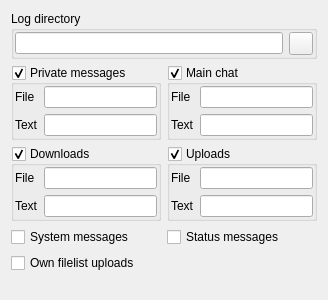
<?xml version="1.0" encoding="UTF-8"?>
<ui version="4.0">
 <class>UISettingsLog</class>
 <widget class="QWidget" name="UISettingsLog">
  <property name="geometry">
   <rect>
    <x>0</x>
    <y>0</y>
    <width>328</width>
    <height>300</height>
   </rect>
  </property>
  <property name="windowTitle">
   <string>Form</string>
  </property>
  <layout class="QGridLayout" name="gridLayout_5">
   <item row="0" column="0" colspan="2">
    <widget class="QGroupBox" name="groupBox_2">
     <property name="title">
      <string>Log directory</string>
     </property>
     <layout class="QGridLayout" name="gridLayout_6">
      <property name="margin">
       <number>1</number>
      </property>
      <item row="0" column="0">
       <widget class="QLineEdit" name="lineEdit_LOGDIR"/>
      </item>
      <item row="0" column="1">
       <widget class="QToolButton" name="toolButton_BROWSE">
        <property name="text">
         <string/>
        </property>
       </widget>
      </item>
     </layout>
    </widget>
   </item>
   <item row="1" column="0">
    <widget class="QGroupBox" name="groupBox_PM">
     <property name="title">
      <string>Private messages</string>
     </property>
     <property name="checkable">
      <bool>true</bool>
     </property>
     <layout class="QGridLayout" name="gridLayout">
      <property name="margin">
       <number>1</number>
      </property>
      <item row="0" column="0">
       <widget class="QLabel" name="label_5">
        <property name="text">
         <string>File</string>
        </property>
       </widget>
      </item>
      <item row="0" column="1">
       <widget class="QLineEdit" name="lineEdit_FILE_PMFMT"/>
      </item>
      <item row="1" column="0">
       <widget class="QLabel" name="label_2">
        <property name="text">
         <string>Text</string>
        </property>
       </widget>
      </item>
      <item row="1" column="1">
       <widget class="QLineEdit" name="lineEdit_PMFMT"/>
      </item>
     </layout>
    </widget>
   </item>
   <item row="1" column="1">
    <widget class="QGroupBox" name="groupBox_MAINCHAT">
     <property name="title">
      <string>Main chat</string>
     </property>
     <property name="checkable">
      <bool>true</bool>
     </property>
     <layout class="QGridLayout" name="gridLayout_2">
      <property name="margin">
       <number>1</number>
      </property>
      <item row="0" column="0">
       <widget class="QLabel" name="label_6">
        <property name="text">
         <string>File</string>
        </property>
       </widget>
      </item>
      <item row="0" column="1">
       <widget class="QLineEdit" name="lineEdit_FILE_CHATFMT"/>
      </item>
      <item row="1" column="0">
       <widget class="QLabel" name="label">
        <property name="text">
         <string>Text</string>
        </property>
       </widget>
      </item>
      <item row="1" column="1">
       <widget class="QLineEdit" name="lineEdit_CHATFMT"/>
      </item>
     </layout>
    </widget>
   </item>
   <item row="2" column="0">
    <widget class="QGroupBox" name="groupBox_DOWN">
     <property name="title">
      <string>Downloads</string>
     </property>
     <property name="checkable">
      <bool>true</bool>
     </property>
     <layout class="QGridLayout" name="gridLayout_3">
      <property name="margin">
       <number>1</number>
      </property>
      <item row="0" column="0">
       <widget class="QLabel" name="label_7">
        <property name="text">
         <string>File</string>
        </property>
       </widget>
      </item>
      <item row="0" column="1">
       <widget class="QLineEdit" name="lineEdit_FILE_DOWNFMT"/>
      </item>
      <item row="1" column="0">
       <widget class="QLabel" name="label_3">
        <property name="text">
         <string>Text</string>
        </property>
       </widget>
      </item>
      <item row="1" column="1">
       <widget class="QLineEdit" name="lineEdit_DOWNFMT"/>
      </item>
     </layout>
    </widget>
   </item>
   <item row="2" column="1">
    <widget class="QGroupBox" name="groupBox_UP">
     <property name="title">
      <string>Uploads</string>
     </property>
     <property name="checkable">
      <bool>true</bool>
     </property>
     <layout class="QGridLayout" name="gridLayout_4">
      <property name="margin">
       <number>1</number>
      </property>
      <item row="0" column="0">
       <widget class="QLabel" name="label_8">
        <property name="text">
         <string>File</string>
        </property>
       </widget>
      </item>
      <item row="0" column="1">
       <widget class="QLineEdit" name="lineEdit_FILE_UPFMT"/>
      </item>
      <item row="1" column="0">
       <widget class="QLabel" name="label_4">
        <property name="text">
         <string>Text</string>
        </property>
       </widget>
      </item>
      <item row="1" column="1">
       <widget class="QLineEdit" name="lineEdit_UPFMT"/>
      </item>
     </layout>
    </widget>
   </item>
   <item row="3" column="0">
    <widget class="QCheckBox" name="checkBox_SYSTEM">
     <property name="text">
      <string>System messages</string>
     </property>
    </widget>
   </item>
   <item row="3" column="1">
    <widget class="QCheckBox" name="checkBox_STAT">
     <property name="text">
      <string>Status messages</string>
     </property>
    </widget>
   </item>
   <item row="4" column="0">
    <widget class="QCheckBox" name="checkBox_FILELIST">
     <property name="text">
      <string>Own filelist uploads</string>
     </property>
    </widget>
   </item>
   <item row="5" column="0">
    <spacer name="verticalSpacer">
     <property name="orientation">
      <enum>Qt::Vertical</enum>
     </property>
     <property name="sizeHint" stdset="0">
      <size>
       <width>20</width>
       <height>40</height>
      </size>
     </property>
    </spacer>
   </item>
  </layout>
 </widget>
 <resources/>
 <connections/>
</ui>
